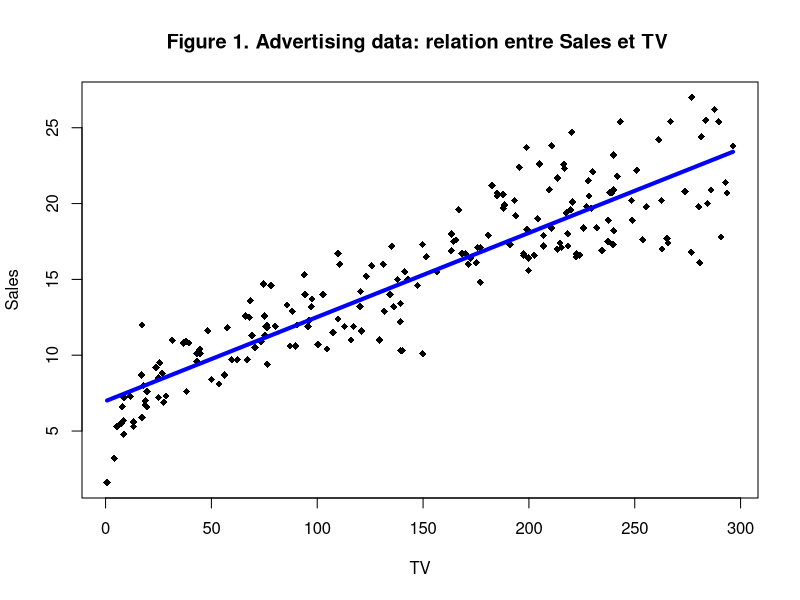
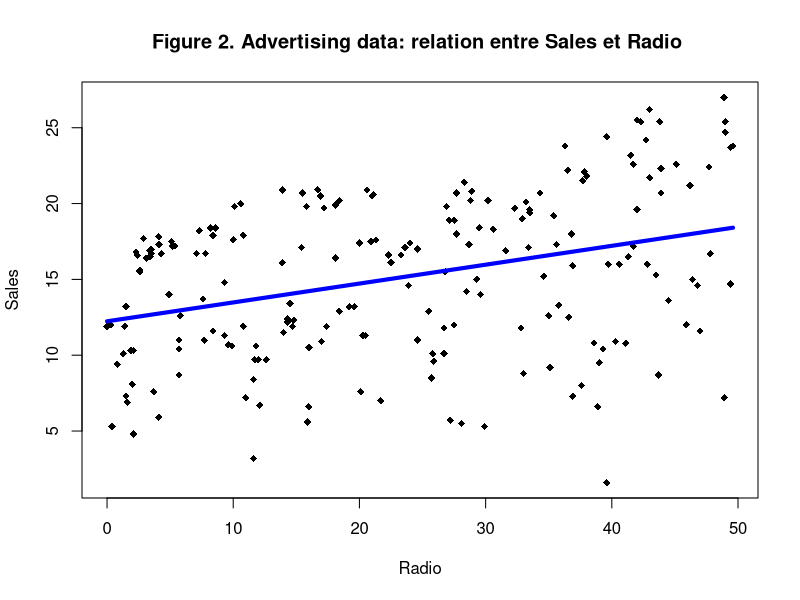
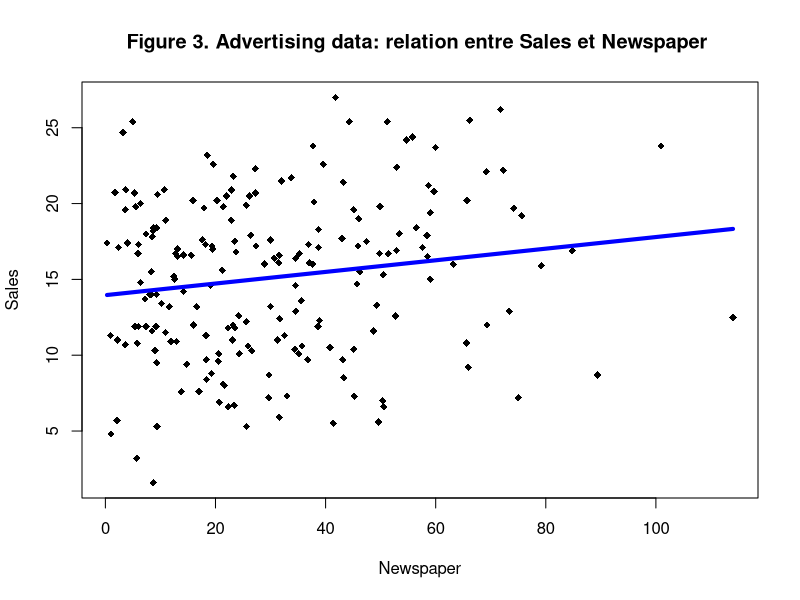
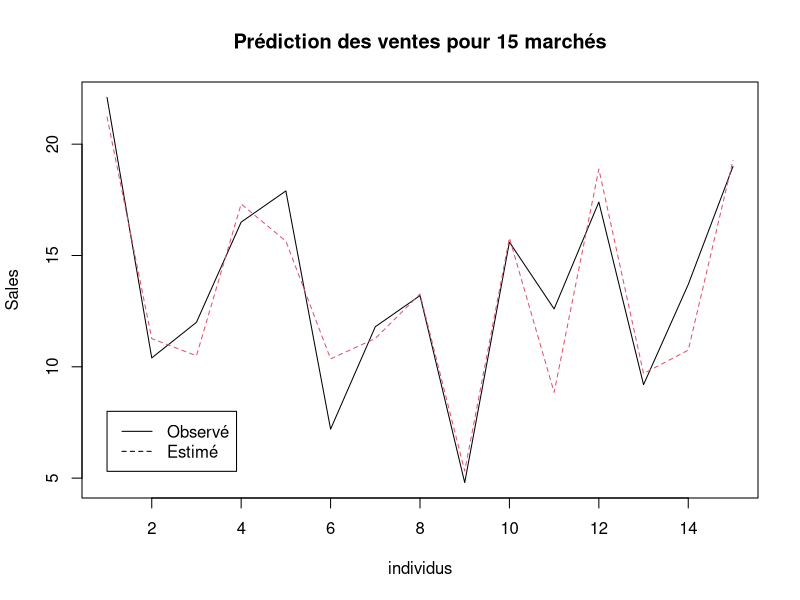
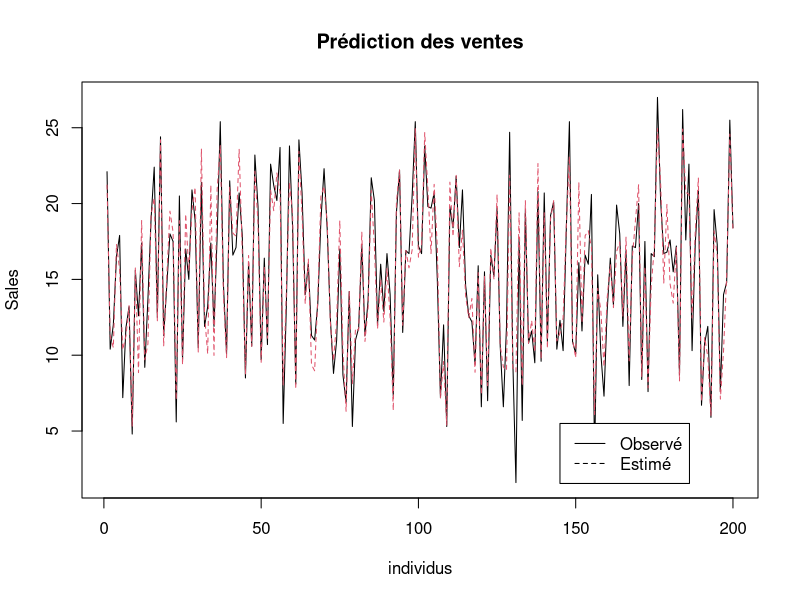

Recreate these plots in R, in order.
### Advertising data 

library(readxl)

Adv_data <- read_excel("Advertising.xlsx")
View(Adv_data)
attach(Adv_data)
summary(Adv_data)

## Sales vs TV 
plot(TV,Sales, xlab="TV", ylab="Sales", pch=18, 
     main="Figure 1. Advertising data: relation entre Sales et TV ") # cf. Fig. 1. 
# on peut insérer une courbe ou droite de régression, cf. Figure 1
a <- coefficients(lm(Sales~TV))
curve(a[1] + a[2]*x, add = TRUE, col = "blue", lwd = 4)

## Sales vs Radio Figure 2 
plot(Radio,Sales, xlab="Radio", ylab="Sales", pch=18, 
     main="Figure 2. Advertising data: relation entre Sales et Radio ") # cf. Fig. 2. 
# on peut insérer une courbe ou droite de régression, cf. Figure 1
a <- coefficients(lm(Sales~Radio))
curve(a[1] + a[2]*x, add = TRUE, col = "blue", lwd = 4)

## Sales vs Newspaper Figure 3 
plot(Newspaper,Sales, xlab="Newspaper", ylab="Sales", pch=18, 
     main="Figure 3. Advertising data: relation entre Sales et Newspaper ") # cf. Fig. 3. 
# on peut insérer une courbe ou droite de régression, cf. Figure 1
a <- coefficients(lm(Sales~Newspaper))
curve(a[1] + a[2]*x, add = TRUE, col = "blue", lwd = 4)

reg1 <- lm(Sales~TV)
summary(reg1)

reg2 <- lm(Sales~Radio)
summary(reg2)

reg3 <- lm(Sales~Newspaper)
summary(reg3)
anova(reg1)

#### Intervalle de confiance (à 95%) des coefficients
regM <- lm(Sales~TV+Radio+Newspaper)
summary(regM)
confint(regM, level = 0.975)

## Correlation variance covariances 
Vadv = cbind(Sales,TV,Radio,Newspaper)
cor(Vadv)

Mat_X = cbind(TV,Radio,Newspaper)
cor(Mat_X)
var(Mat_X)
cov(Mat_X)
var(TV)

## Approche matricelle : 

n = nrow(Adv_data)
y = as.vector(Sales) # vecteur Y variable endogène 
iotan = rep(1,n) # vecteur iota de dimension n=nombre des observations 
X = cbind(iotan,TV,Radio,Newspaper)
X = as.matrix(X)  # Matrice X des variables explicatives de dimension n*4 
head(X)
dim(X)  # vérifier la dimension de X, ie. 2
qr(X)$rank # vérification du rang de la matrice X, i.e. 4
beta_es = solve(t(X)%*%X) %*% (t(X)%*%y)  # beta estimé = (X'X)^(-1) X'y
beta_es

Px = X %*% solve(t(X)%*%X) %*%(t(X))  # le projecteur Px == X(X'X)^(-1)X'
y_es = Px %*% y  # le vecteur estimé de Y
# Figure 5 : estimé vs observé : les 15 premières observations 
ts.plot(cbind(y[1:15], y_es[1:15]), lty=1:2, main="Prédiction des ventes pour 15 marchés", 
        col = 1:2, xlab="individus",  ylab="Sales")
legend(1,8.0,legend=c("Observé", "Estimé"), lty=c(1,2))

ts.plot(cbind(y[1:200], y_es[1:200]), lty=1:2, main="Prédiction des ventes", col = 1:2, xlab="individus", 
        ylab="Sales")
legend(145,5.5,legend=c("Observé", "Estimé"), lty=c(1,2))

# Anova & Coefficients de détermination 
u_es = y - y_es  # vecteur des résidus 
SCR = t(u_es) %*% u_es  # somme des carrés résiduelle 
y_ybar = y - mean(y)
SCT = t(y_ybar)%*%(y_ybar)
SCE = SCT - SCR  # somme des carrés expliquée 
R2 = 1 - (SCR/SCT) # coefficient de détermination, R^2 = 0.1858065
R2a = 1 - ((n-1)/(n-4-1))*(1-R2)  # R^2 corrigé = 0.1842527
# Il est plus prtique d’utialiser la commande function : 
resMat = function(X,nround){
  beta_es = solve(t(X)%*%X) %*% (t(X)%*%y)
  u_es = y - y_es  # vecteur des résidus 
  # etc pour Anova, R2, et autres 
  #.... 
  vres <- round(rbind(beta_es, R2, R2a),nround) 
  row.names(vres) <-c("Constante", "TV", "Radio", "Newspaper", "R2", "R2 ajusté")
  return(vres)  
}
iotan = rep(1,n) # vecteur iota de dimension n 
X = cbind(iotan,TV,Radio,Newspaper)
resMat(X, 6)
